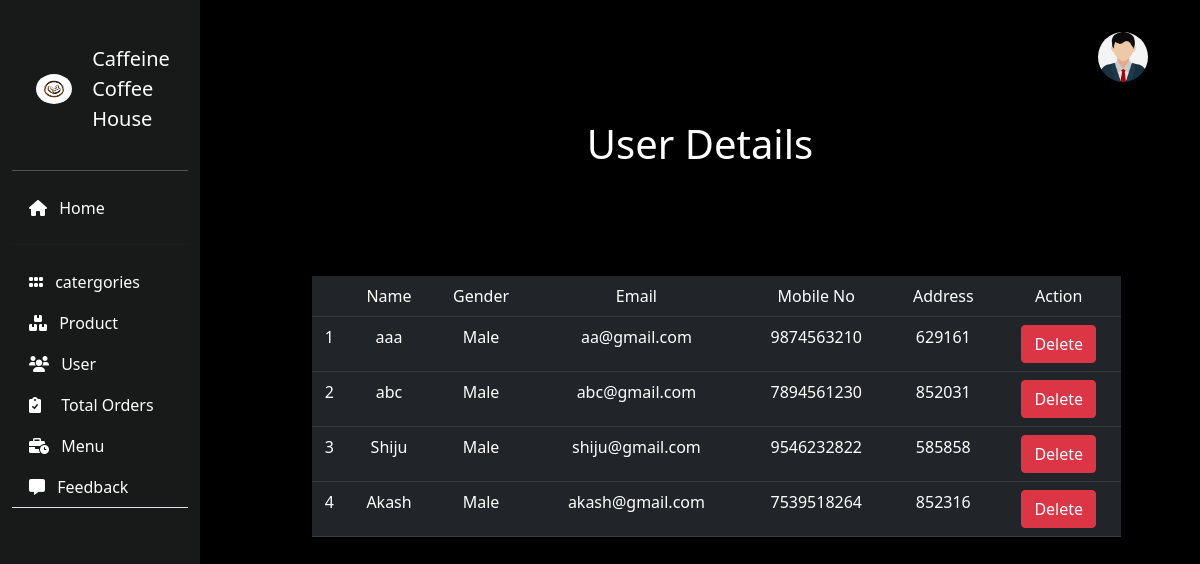
/user/ (signed in), run on the app's committed database.
### Coffeine/models.py (models this page shows, shortened)
class Manager(models.Model):
    name = models.CharField(max_length=100,null=True)
    email = models.EmailField(unique=True,null=True)
    password = models.CharField(max_length=100,null=True)
    age = models.PositiveIntegerField(null=True)
    gender = models.CharField(max_length=100,null=True)
    Address = models.TextField(null=True)
    Role = models.CharField(max_length=100,null=True)
    mag_img = models.ImageField(upload_to="folder",null=True)

class userModel(models.Model):
    username = models.CharField(max_length=100,null=True)
    user_email = models.EmailField(max_length=254, unique=True, null=True)
    password = models.CharField(max_length=100,null=True)
    gender = models.CharField(max_length=50,null=True)
    post = models.PositiveIntegerField(null=True)
    user_img = models.ImageField(upload_to="folder",null=True)
    phoneno = models.PositiveIntegerField(null=True)
    address = models.TextField(null = True)

### Coffeine/views.py (the view)
# urls.py: path('user/',views.user,name="user"),
def user(request):
    manager_id = request.session.get('manager_id')
    manager = Manager.objects.get(id = manager_id)
    datas = userModel.objects.all()
    for data in datas:
        datas.random_number = random.randint(1,100)
    return render(request,"user.html",{"datas":datas,"manager":manager})

### Coffeine/context_processors.py (called while the page is built)
def user_context(request):
    user_id = request.session.get('user_id')
    if user_id:
        try:
            user = userModel.objects.get(id=user_id)
            return {
                'username': user.username,
                'user_img': user.user_img.url if user.user_img else None
                }
        except userModel.DoesNotExist:
            return {
                'username': None,
                'user_img': None
                }
    return {
        'username': None,
        'user_img': None
        }

### Coffeine/templates/user.html (shortened to what this page needs)
<!DOCTYPE html>
<html lang="en">
{% load static %}
<head>
    <link href="https://cdn.jsdelivr.net/npm/bootstrap@5.0.2/dist/css/bootstrap.min.css" rel="stylesheet">
    <link rel="stylesheet" href="https://cdnjs.cloudflare.com/ajax/libs/font-awesome/6.0.0-beta3/css/all.min.css">
</head>
<body>
    <div class="container-fluid" >
        <div class="row">
            <div class="d-flex flex-column justify-content-between min-vh-100 col-2" style="background-color: #181919;">
                <div class="mt-4">
                    <div class="d-flex" style="margin-right:-10px;">
                        <a  class="text-white text-decoration-none d-flex align-items-center  ms-4" role="button">
                            <img src="{% static 'images/log1.png' %}" alt="" id="logo" class="d-inline-block align-text-top ms-auto ">
                            <span class="fs-5 d-none d-sm-inline" style="color: white;padding: 20px;" >  Caffeine <br> Coffee House </span>
                        </a>
                    </div>
                    <hr class="text-white" />
                    <ul class="nav nav-tabs flex-column mt-2 mt-sm-0" id="menu">
                         <li class="nav-item">
                            <a href="{% url 'manager' %}" class="nav-link text-white" aria-current="page">
                                <i class="fa-solid fa-house"></i>
                                <span class="ms-2 d-none d-sm-inline"> Home</span>
                            </a>
                            <hr >
                         </li>
                         <li class="nav-item">
                            <a href="{% url 'category_list' %}" class="nav-link text-white" aria-current="page">
                                <i class="fa-solid fa-grip"></i>
                                <span class="ms-2 d-none d-sm-inline"> catergories </span>
                            </a>
                         </li>
                         <li class="nav-item">
                            <a href="{% url 'prodlist' %}" class="nav-link text-white" aria-current="page">
                                <i class="fas fa-boxes"></i>
                                <span class="ms-2 d-none d-sm-inline"> Product </span>
                            </a>
                         </li>
                         <li class="nav-item">
                            <a href="{% url 'user' %}" class="nav-link text-white" aria-current="page">
                                <i class="fa-solid fa-users"></i>
                                <span class="ms-2 d-none d-sm-inline"> User </span>
                            </a>
                         </li>
                         <li class="nav-item">
                            <a href="{% url 'ordersum' %}" class="nav-link text-white" aria-current="page">
                                <i class="fas fa-clipboard-check"></i>
                                <span class="ms-3 d-none d-sm-inline"> Total Orders </span>
                            </a>
                         </li>
                         <li class="nav-item">
                            <a href="{% url 'menuview' %}" class="nav-link text-white" aria-current="page">
                                <i class="fa-solid fa-business-time"></i>
                                <span class="ms-2 d-none d-sm-inline"> Menu </span>
                            </a>
                         </li>
                         <li class="nav-item">
                            <a href="{% url 'comment' %}" class="nav-link text-white" aria-current="page">
                                <i class="fa-solid fa-message"></i>
                                <span class="ms-2 d-none d-sm-inline"> Feedback </span>
                            </a>
                         </li>
                    </ul>
                </div>
            </div>
            <div class="col">
                <div class="container-fluid d-flex justify-content-end mt-4 fs-5 text-white" >
                    <li class="nav-item dropdown" style="list-style: none;">
                        <a href="/" class="nav-link dropdown" id="navbarDropdown" role="button" data-bs-toggle="dropdown" aria-expanded="true">
                        {% if manager.mag_img %}
                            <img src="{{ manager.mag_img.url }}" alt="User Image"  style="width: 50px;height: 50px;border-radius: 50%;">
                        {% else %}
                            <p>No image uploaded.</p>
                        {% endif %}                        </a>
                    </li>
                </div>
                <h1 style="color: white;margin-top: 30px; text-align: center;"> User Details </h1>
                <div class="row">
                    <div class="col-10" style="margin-left: 100px;">
                        <table class=" table table-dark table striped">
                           <th>
                                <td> Name </td>
                                <td> Gender </td>
                                <td> Email </td>
                                <td> Mobile No </td>
                                <td> Address </td>
                                <td> Action </td>
                           </th>
                           {% for i in datas %}
                                <tr>
                                    <td>{{forloop.counter}}</td>
                                    <td>{{i.username}}</td>
                                    <td>{{i.gender}}</td>
                                    <td>{{i.user_email}}</td>
                                    <td>{{i.phoneno}}</td>
                                    <td>{{i.post}}</td>
                                    <td><button class="btn btn-danger"> Delete </button></td>
                                </tr>
                            {% endfor %}
                        </table>
                    </div>
                </div>
            </div>
        </div>
    </div>
</body>
</html>

### Coffeine/templates/user.html (style rules this page uses)
body { background-color: black; }
#logo { border-radius: 50%; width: 50px; height: 30px; }
table { margin-top: 100px; }
td { text-align: center; }

### data on the page
Manager: mag_img (placeholder picture)
userModel: username "aaa", gender "Male", user_email "aa@gmail.com", phoneno "9874563210", post "629161"
userModel: username "abc", gender "Male", user_email "abc@gmail.com", phoneno "7894561230", post "852031"
userModel: username "Shiju", gender "Male", user_email "shiju@gmail.com", phoneno "9546232822", post "585858"
userModel: username "Akash", gender "Male", user_email "akash@gmail.com", phoneno "7539518264", post "852316"
